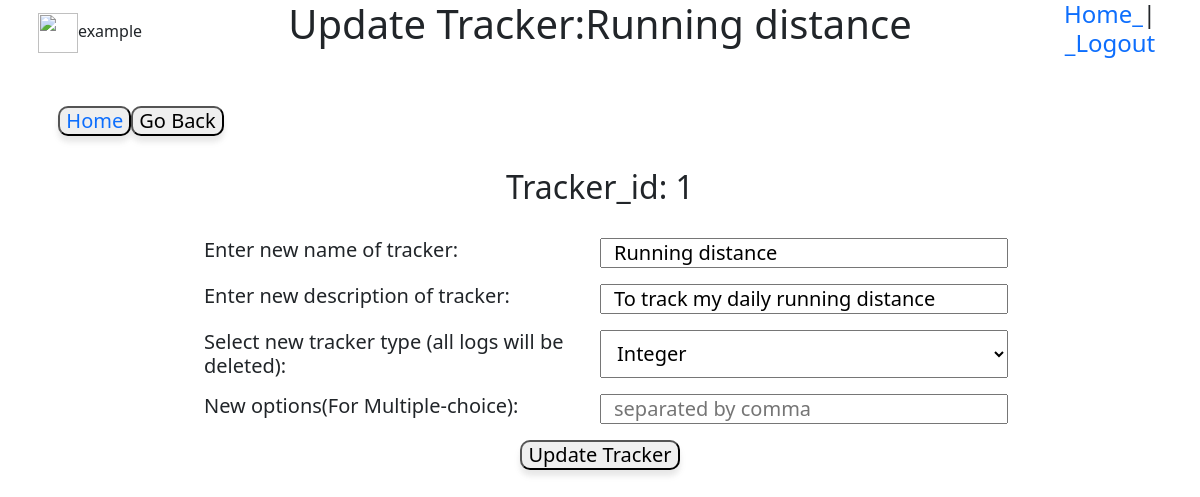
The page /tracker/1/update (signed in) on the database its author committed.
### database.py (models this page shows)
class User(db.Model,UserMixin):
    id=db.Column(db.Integer,primary_key=True,autoincrement=True)
    username=db.Column(db.String,nullable=False,unique=True)
    password=db.Column(db.String,nullable=False)
    trackers=db.relationship("tracker",cascade='all',backref="parent")
    email = db.Column(db.String, unique=True)
    active = db.Column(db.Boolean())
    fs_uniquifier = db.Column(db.String(255), unique=True, nullable=False)
    roles = db.relationship('Role', secondary=roles_users,backref=db.backref('users', lazy='dynamic'))

class tracker(db.Model):
    user_id=db.Column(db.Integer,db.ForeignKey('user.id'),nullable=False)
    tracker_id=db.Column(db.Integer,primary_key=True,autoincrement=True)
    name=db.Column(db.String(30),nullable=False)
    desc=db.Column(db.String)
    type=db.Column(db.String,nullable=False)
    settings=db.Column(db.String)
    lastupdate=db.Column(db.DateTime)
    logs=db.relationship("log",cascade='all', backref="parent")

### application/controllers.py (the view, shortened to what this page needs)
@app.route('/tracker/<int:tracker_id>/update',methods=['GET','POST'])
@login_required#*************************
def update_tracker(tracker_id):
    if (tracker_id,) not in db.session.query(tracker.tracker_id).all():
        return notfound('tracker_id_not_found')
    t=tracker.query.get(tracker_id)
    return render_template('update_tracker.html',tracker=t,user=current_user)

### templates/update_tracker.html (shortened to what this page needs)
<!DOCTYPE html>
<html lang="en" dir="ltr">
  <head>
    <link href="https://cdn.jsdelivr.net/npm/bootstrap@5.0.2/dist/css/bootstrap.min.css" rel="stylesheet">
    <link rel="stylesheet" href="/static/main.css">
  </head>
  <body>
    <div class="mb-3 row">
      <div class="col-2 d-flex justify-content-center">
        <span class="align-self-center"><img src='/static/userimg.png' width="40px" height="40px" />{{user.username}}</span>
      </div>
      <div class="col-8 text-center">
        <h1>Update Tracker:{{tracker.name}}</h1>
      </div>
      <div class="col-2 text-center h4">
        <a href="/" class="logout">Home_</a>|
        <a href="/logout" class=" logout">_Logout</a>
      </div>
    </div><br>
    <div class="row">
      <div class="col-3 text-center h5"><button type="button"><a href="/main">Home </a></button><button type="button" name="back" onclick="javascrpt:history.back()">Go Back</button>
      </div>
    </div><br>
    <div class="row update_tracker">
      <div class="col-8 offset-2 h5">
        <form class="tracker_form" action="/tracker/{{tracker.tracker_id}}/update" method="post">
          <h2 align="center">Tracker_id: {{tracker.tracker_id}}</h2><br>
          <div class="mb-3 row">
            <label class="col-6" for="name">Enter new name of tracker:</label><input class="col-6" type="text" name="name" value="{{tracker.name}}" required>
          </div>
          <div class="mb-3 row">
            <label class="col-6" for="desc">Enter new description of tracker:</label><input class="col-6" type="text" value="{{tracker.desc}}" name="desc">
          </div>
          <div class="mb-3 row">
            <label class="col-6" for="type">Select new tracker type (all logs will be deleted):</label><select class="col-6" name="type">
              <option value="Integer" {% if tracker.type=="Integer" %}selected{% endif %}>Integer</option>
            </select>
          </div>
          <div class="mb-3 row">
            <label class="col-6" for="settings">New options(For Multiple-choice):</label><input class="col-6" type="text" name="settings" value="{{tracker.settings}}" placeholder="separated by comma">
          </div>
          <div class="text-center"><button type="submit" name="submit">Update Tracker</button></div>
        </form>
      </div>
    </div>
  </body>
</html>

### static/main.css (style rules this page uses)
button { box-shadow: 0 6px 8px 0 rgba(0, 0, 0, 0.05), 0 6px 5px 0 rgba(0, 0, 0, 0.05); border-radius: 10px; }
a { text-decoration: none; }

### rows shown on the page
User: username "example"
tracker: tracker_id "1", name "Running distance", desc "To track my daily running distance", type "Integer"
